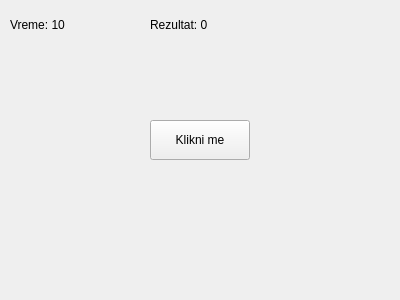
<?xml version="1.0" encoding="UTF-8"?>
<ui version="4.0">
 <class>QuickReflexGame</class>
 <widget class="QMainWindow" name="QuickReflexGame">
  <property name="geometry">
   <rect>
    <x>0</x>
    <y>0</y>
    <width>400</width>
    <height>300</height>
   </rect>
  </property>
  <property name="windowTitle">
   <string>Brzi refleksi</string>
  </property>
  <widget class="QWidget" name="centralwidget">
   <widget class="QPushButton" name="btn_click">
    <property name="text">
     <string>Klikni me</string>
    </property>
    <property name="geometry">
     <rect>
      <x>150</x>
      <y>120</y>
      <width>100</width>
      <height>40</height>
     </rect>
    </property>
   </widget>
   <widget class="QLabel" name="lbl_time">
    <property name="text">
     <string>Vreme: 10</string>
    </property>
    <property name="geometry">
     <rect>
      <x>10</x>
      <y>10</y>
      <width>100</width>
      <height>30</height>
     </rect>
    </property>
   </widget>
   <widget class="QLabel" name="lbl_score">
    <property name="text">
     <string>Rezultat: 0</string>
    </property>
    <property name="geometry">
     <rect>
      <x>150</x>
      <y>10</y>
      <width>120</width>
      <height>30</height>
     </rect>
    </property>
   </widget>
  </widget>
 </widget>
 <resources/>
 <connections/>
</ui>
